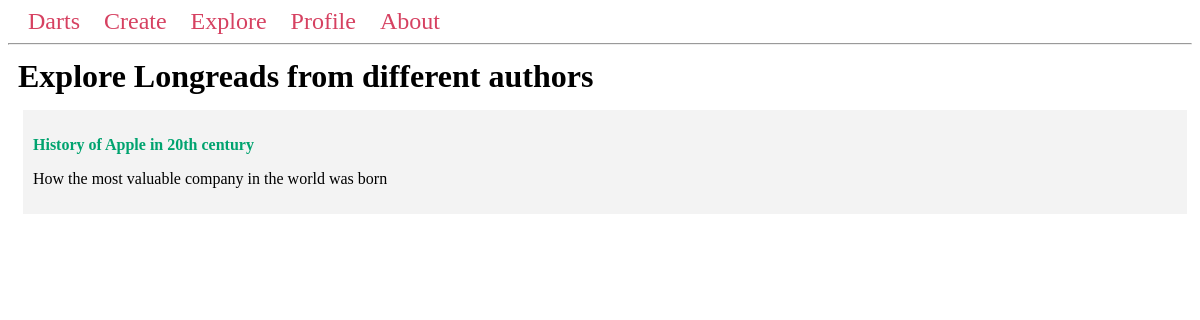
/explore/, run on an earlier commit of the app's database.
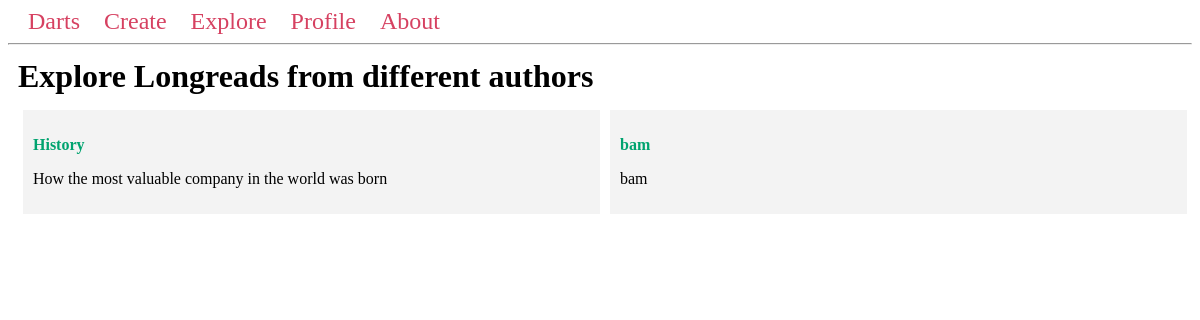
And on a later commit of the database.
### app.py (models this page shows, shortened)
class LongRead(db.Model):
    __tablename__ = 'LongRead'
    id = db.Column(db.Integer, primary_key=True)
    world_id = db.Column(db.Integer, db.ForeignKey('World.id'), nullable=False)
    name = db.Column(db.String(100), nullable=False)
    description = db.Column(db.String(1000), nullable=False)
    img_link = db.Column(db.String(200), nullable=True)
    map_link = db.Column(db.String(200), nullable=True)
    time_line_link = db.Column(db.String(200), nullable=True)
    chapters = db.relationship('Chapter', backref='longread', lazy=True)
    blockcontents = db.relationship('BlockContent', backref='longread', lazy=True)

### app.py (the view)
@app.route('/explore/')
def longread_index():
    longreads = LongRead.query.all()
    return render_template('longread_index.html', longreads=longreads)

### templates/longread_index.html
{% extends 'base.html' %}
{% block content %}
    <h1 class="title">{% block title %} Explore Longreads from different authors {% endblock %}</h1>
    <div class="content">
        {% for longread in longreads %}
            <div class="longread">
                <b>
                    <p class="name">
                        <a href="{{ url_for('longread', longread_id=longread.id)}}">
                            {{ longread.name }}
                        </a>
                    </p>
                </b>
                <p>{{ longread.description }}</p>
            </div>
        {% endfor %}
    </div>
{% endblock %}

What changed in the data, as far as the page shows it:
changed LongRead "How the most valuable company in the world was born": name "History of Apple in 20th century" → "History"
added LongRead: name "bam", description "bam"
